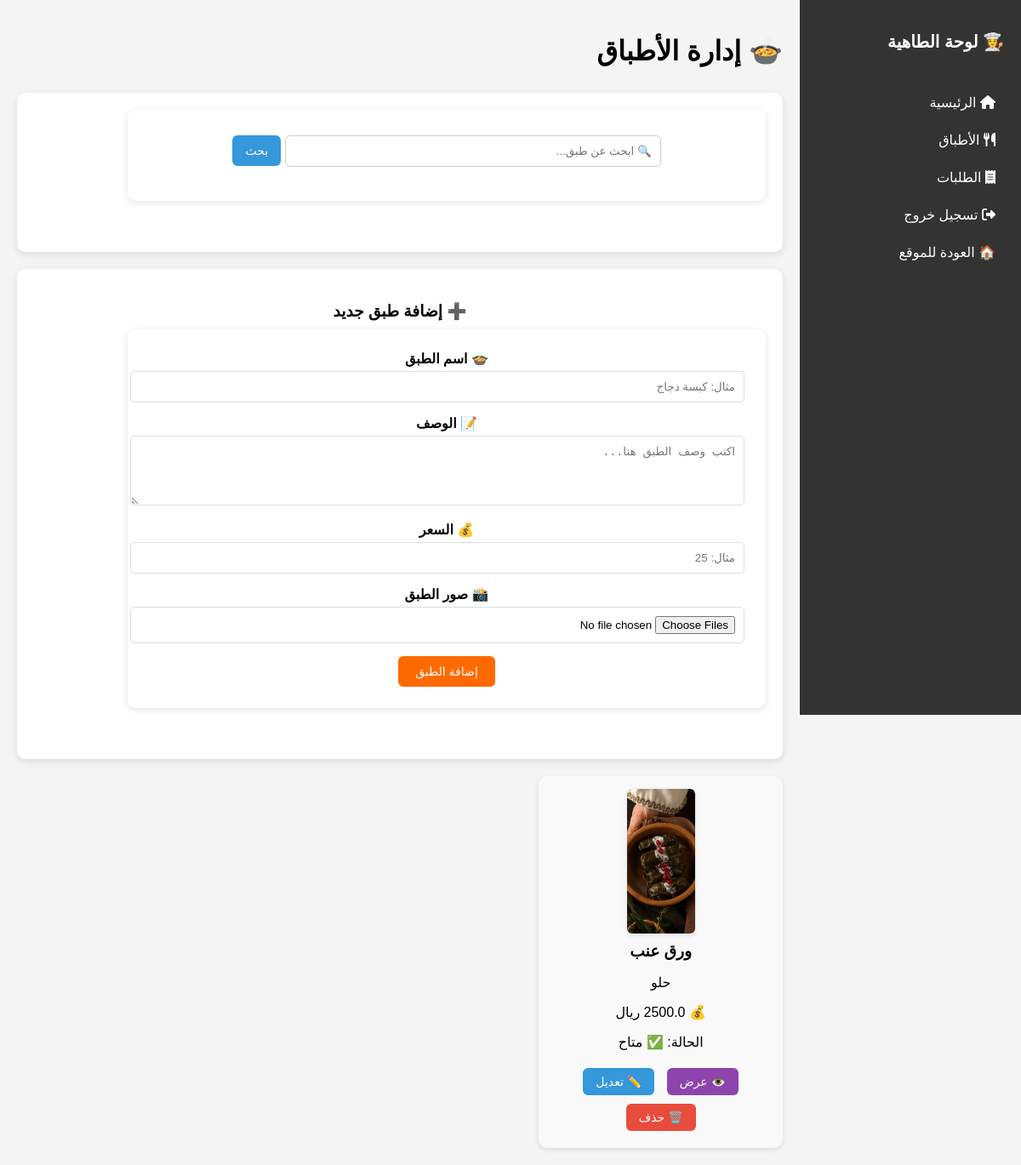
The page /meals (signed in) on the database its author committed.
### app/models/meal_image_model.py (models this page shows, shortened)
class MealImage(db.Model):
    __tablename__ = "meal_images"
    id = db.Column(db.Integer, primary_key=True, autoincrement=True)
    image = db.Column(db.String(255), nullable=False)
    meal_id = db.Column(db.Integer, db.ForeignKey("meals.id"), nullable=False)
    meal = db.relationship("Meal", back_populates="images")

### app/models/meal_model.py (models this page shows, shortened)
class Meal(db.Model):
    __tablename__ = "meals"
    id = db.Column(db.Integer, primary_key=True, autoincrement=True)
    name = db.Column(db.String(100), nullable=False)
    description = db.Column(db.Text, nullable=True)
    price = db.Column(db.Float, nullable=False)
    kitchen_id = db.Column(db.Integer, db.ForeignKey("kitchens.id"), nullable=False)
    kitchen = db.relationship("Kitchen", back_populates="meals")
    images = db.relationship("MealImage", back_populates="meal", cascade="all, delete-orphan")
    status = db.Column(db.String(20), default="pending")
    is_featured = db.Column(db.Integer, default=0)
    is_available = db.Column(db.Integer, default=1)
    order_items = db.relationship("OrderItem", back_populates="meal", cascade="all, delete-orphan")

### app/routes/chef_routes.py (the view, shortened to what this page needs)
@chef.route("/meals", methods=["GET", "POST"])
def meals():
    user_id = session.get("user_id")
    if not user_id:
        return redirect(url_for("auth.login"))
    user = User.query.get(user_id)
    kitchen = Kitchen.query.filter_by(user_id=user_id).first()
    if not kitchen:
        flash("⚠️ يجب إنشاء مطبخ أولاً")
        return redirect(url_for("chef.create_kitchen"))
    query = request.args.get("q")
    if query:
        meals = Meal.query.filter(
            Meal.kitchen_id == kitchen.id,
            or_(Meal.name.contains(query), Meal.description.contains(query))
        ).all()
    else:
        meals = Meal.query.filter_by(kitchen_id=kitchen.id).all()
    return render_template("chef/meals.html", user=user, kitchen=kitchen, meals=meals)

### app/templates/chef/meals.html (shortened to what this page needs)
<!DOCTYPE html>
<html lang="ar" dir="rtl">
<head>
  <link rel="stylesheet" href="{{ url_for('static', filename='css/chefs.css') }}">
  <link rel="stylesheet" href="https://cdnjs.cloudflare.com/ajax/libs/font-awesome/6.5.0/css/all.min.css">
</head>
<body>
<div class="container">
  <div class="sidebar">
    <h2>👩‍🍳 لوحة الطاهية</h2>
    <a href="/dashboard"><i class="fa fa-home"></i> الرئيسية</a>
    <a href="/meals"><i class="fa fa-utensils"></i> الأطباق</a>
    <a href="/orders"><i class="fa fa-receipt"></i> الطلبات</a>
    <a href="/logout"><i class="fa fa-sign-out-alt"></i> تسجيل خروج</a>
    <a href="{{ url_for('home.index') }}">🏠 العودة للموقع</a>
  </div>
  <div class="content">
    <h1>🍲 إدارة الأطباق</h1>
    <div class="card search-box">
      <form method="GET" action="/meals">
        <input type="text" name="q" placeholder="🔍 ابحث عن طبق...">
        <button type="submit">بحث</button>
      </form>
    </div>
    <div class="card">
      <h3>➕ إضافة طبق جديد</h3>
      <form method="POST" enctype="multipart/form-data">
        <label>🍲 اسم الطبق</label>
        <input type="text" name="name" placeholder="مثال: كبسة دجاج" required>
        <label>📝 الوصف</label>
        <textarea name="description" rows="4" placeholder="اكتب وصف الطبق هنا..." required></textarea>
        <label>💰 السعر</label>
        <input type="number" name="price" placeholder="مثال: 25" required>
        <label>📸 صور الطبق</label>
        <input type="file" name="images" accept="image/*" multiple>
        <button type="submit">إضافة الطبق</button>
      </form>
    </div>
    <div class="meals-grid">
      {% for meal in meals %}
      <div class="meal-card">
        {% if meal.images %}
          <div class="meal-images">
            {% for img in meal.images %}
              <img src="{{ url_for('static', filename='uploads/' ~ img.image) }}" alt="صورة الطبق">
            {% endfor %}
          </div>
        {% endif %}
        <h3>{{ meal.name }}</h3>
        <p>{{ meal.description }}</p>
        <p>💰 {{ meal.price }} ريال</p>
        <p>الحالة: {% if meal.is_available %} ✅ متاح {% else %} ❌ غير متاح {% endif %}</p>
        <a href="/meals/view/{{ meal.id }}" class="btn view">👁️ عرض</a>
        <a href="/meals/edit/{{ meal.id }}" class="btn edit">✏️ تعديل</a>
        <a href="/meals/delete/{{ meal.id }}" class="btn delete"
           onclick="return confirm('هل أنت متأكد من حذف هذا الطبق؟')">🗑️ حذف</a>
      </div>
      {% endfor %}
    </div>
  </div>
</div>
</body>
</html>

### app/static/css/chefs.css (style rules this page uses)
body { font-family:Tahoma, Arial; margin:0; background:#f5f6fa; direction:rtl; }
.container { display:flex; }
.sidebar { width:230px; background:#1e272e; color:white; height:100vh; padding:30px; position:fixed; top:0; right:0; }
.sidebar h2 { margin-bottom:40px; font-size:20px; }
.sidebar a { display:block; color:white; text-decoration:none; margin:12px 0; padding:10px; border-radius:6px; transition:0.3s; }
.content { margin-right:260px; padding:40px; width:100%; }
.content h1 { margin-bottom:30px; }
.card { background:white; padding:30px; border-radius:10px; box-shadow:0 3px 10px rgba(0,0,0,0.1); text-align:center; transition:0.3s; }
.card h3 { margin-bottom:10px; }
form { background:white; padding:25px; border-radius:10px; box-shadow:0 2px 10px rgba(0,0,0,0.1); margin-bottom:40px; max-width:700px; }
label { font-weight:bold; }
input, textarea, select { width:100%; padding:10px; margin-top:5px; margin-bottom:15px; border:1px solid #ddd; border-radius:5px; }
button { background:#ff6a00; border:none; padding:10px 20px; color:white; cursor:pointer; border-radius:6px; font-size:14px; }
.meals-grid { display:grid; grid-template-columns:repeat(auto-fill,minmax(250px,1fr)); gap:20px; }
.meal-card { background:white; border-radius:10px; overflow:hidden; box-shadow:0 2px 10px rgba(0,0,0,0.1); transition:0.3s; }
.meal-card img { width:100%; height:170px; object-fit:cover; }
.edit { background:#2ecc71; }
.delete { background:#e74c3c; }

### app/templates/chef/meals.html (style rules this page uses)
body { font-family: Tahoma, sans-serif; background:#f4f4f4; margin:0; }
.container { display:flex; }
.sidebar { width:220px; background:#333; color:#fff; padding:20px; height:100vh; }
.sidebar a { display:block; color:#fff; padding:10px; text-decoration:none; margin:5px 0; border-radius:6px; }
.content { flex:1; padding:20px; }
.search-box { margin-bottom:20px; }
.search-box input { padding:10px; width:60%; border:1px solid #ccc; border-radius:6px; }
.search-box button { padding:10px 15px; border:none; background:#3498db; color:white; border-radius:6px; cursor:pointer; }
.card { background:#fff; padding:20px; border-radius:10px; margin-bottom:20px; box-shadow:0 3px 10px rgba(0,0,0,0.1); }
.meals-grid { display:grid; grid-template-columns:repeat(auto-fill, minmax(280px, 1fr)); gap:20px; }
.meal-card { background:#f9f9f9; padding:15px; border-radius:10px; box-shadow:0 2px 6px rgba(0,0,0,0.1); text-align:center; }
.meal-card h3 { margin:10px 0; }
.meal-images { display:flex; flex-wrap:wrap; gap:5px; justify-content:center; margin-bottom:10px; }
.meal-images img { max-width:80px; border-radius:6px; box-shadow:0 2px 6px rgba(0,0,0,0.1); }
.btn { display:inline-block; margin:5px; padding:8px 15px; border-radius:6px; color:white; text-decoration:none; font-size:14px; }
.btn.view { background:#8e44ad; }
.btn.edit { background:#3498db; }
.btn.delete { background:#e74c3c; }

### rows shown on the page
Meal: name "ورق عنب", description "حلو", is_available "✅ متاح"
MealImage: image (picture)
